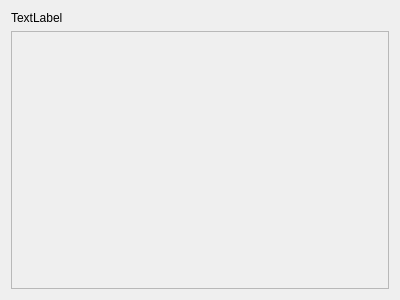
<?xml version="1.0" encoding="UTF-8"?>
<ui version="4.0">
 <class>BookSection</class>
 <widget class="QWidget" name="BookSection">
  <property name="geometry">
   <rect>
    <x>0</x>
    <y>0</y>
    <width>400</width>
    <height>300</height>
   </rect>
  </property>
  <property name="windowTitle">
   <string>BookSection</string>
  </property>
  <layout class="QVBoxLayout" name="verticalLayout">
   <item>
    <widget class="QLabel" name="sectionLabel">
     <property name="text">
      <string>TextLabel</string>
     </property>
    </widget>
   </item>
   <item>
    <widget class="QScrollArea" name="sectionContent">
     <property name="widgetResizable">
      <bool>true</bool>
     </property>
     <widget class="QWidget" name="scrollAreaWidgetContents">
      <property name="geometry">
       <rect>
        <x>0</x>
        <y>0</y>
        <width>376</width>
        <height>253</height>
       </rect>
      </property>
      <layout class="QHBoxLayout" name="horizontalLayout_2"/>
     </widget>
    </widget>
   </item>
  </layout>
 </widget>
 <layoutdefault spacing="6" margin="11"/>
 <resources/>
 <connections/>
</ui>
